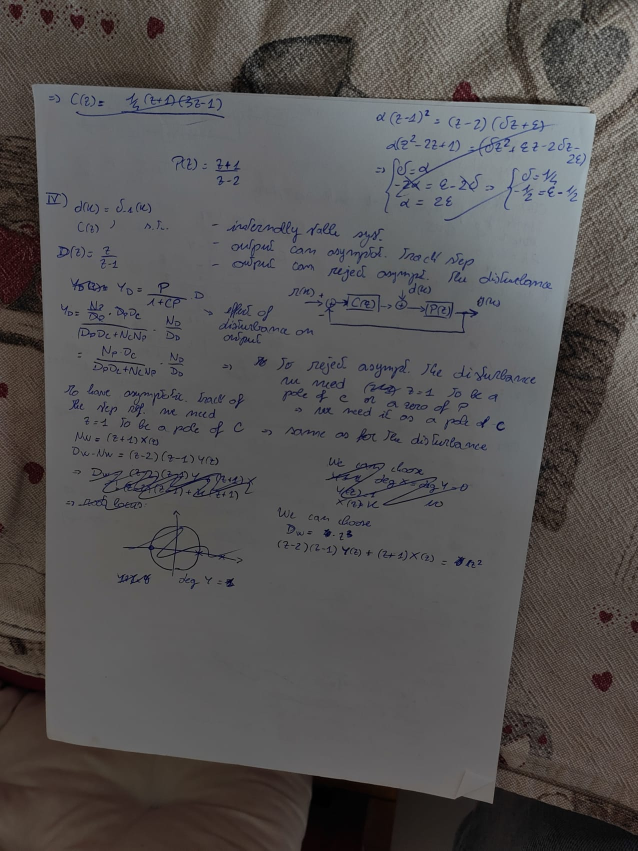
//> input picture CV_proposal/1_proposal/Input/img_10.jpg, 1276 x 1701 px (shown at 1/2 size)
$ ./Harris ../../CV_proposal/1_proposal/Input/img_10.jpg   (built with g++ and OpenCV 4)
//> lines starting //> are read from the running program, lines starting //| are printed output that depends on the picture; after the words box and inside, x2 and y2 are one past the last pixel; in counts of white or black regions, pixels touching at a corner belong together
#include <opencv2/opencv.hpp>
#include <iostream>
#include <vector>
#include <algorithm>
#include <cmath>

using namespace cv;
using namespace std;

// Funzione per trovare intersezione di due linee in formato (rho, theta)
bool intersection(const Vec2f &line1, const Vec2f &line2, Point2f &pt, Size imgSize) {
    double rho1 = line1[0], theta1 = line1[1];
    double rho2 = line2[0], theta2 = line2[1];

    double det = cos(theta1) * sin(theta2) - sin(theta1) * cos(theta2);
    if (fabs(det) < 1e-10) return false; // linee parallele

    double x = (sin(theta2) * rho1 - sin(theta1) * rho2) / det;
    double y = (-cos(theta2) * rho1 + cos(theta1) * rho2) / det;

    if (x < 0 || x >= imgSize.width || y < 0 || y >= imgSize.height)
        return false;

    pt = Point2f((float)x, (float)y);
    return true;
}

int main(int argc, char** argv) {
    if (argc < 2) {
        cout << "Uso: " << argv[0] << " <immagine>" << endl;
        return -1;
    }

    string imagePath = argv[1];
    Mat image = imread(imagePath);
//> image is the input picture: 1701 rows x 1276 cols, CV_8UC3; mean B, G, R 83.7, 84.1, 86.6
    if (image.empty()) {
        cout << "Errore caricamento immagine!" << endl;
        return -1;
    }

    Mat original = image.clone();

    // Ridimensionamento iniziale
    Mat resized;
    resize(image, resized, Size(480, 720));
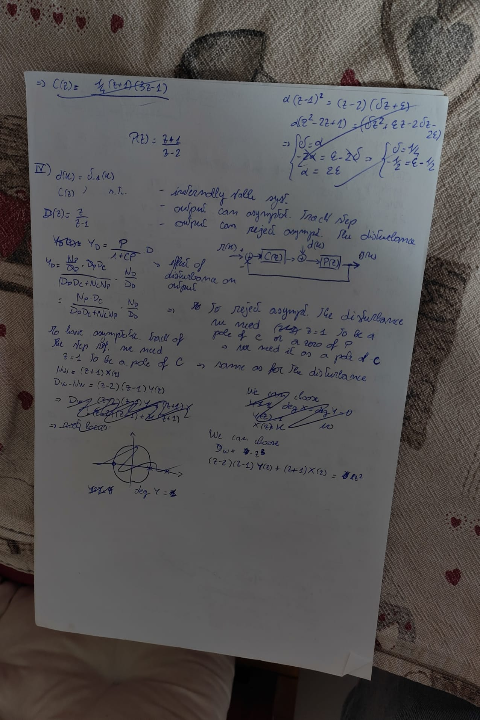
//> resized: 720 rows x 480 cols, CV_8UC3; mean B, G, R 83.7, 84, 86.6

    // Grayscale
    Mat grayscale, equalized, blurred;
    cvtColor(resized, grayscale, COLOR_BGR2GRAY);
    GaussianBlur(grayscale, blurred, Size(5,5), 0);
    imshow("grayscale", blurred);
    waitKey(0);

    Mat sharpened, mask, grad_x, grad_y, abs_grad_x, abs_grad_y, grad;

    // [59 lines of commented-out code are left out]
    Mat canny;
    Canny(blurred, canny, 80, 200);
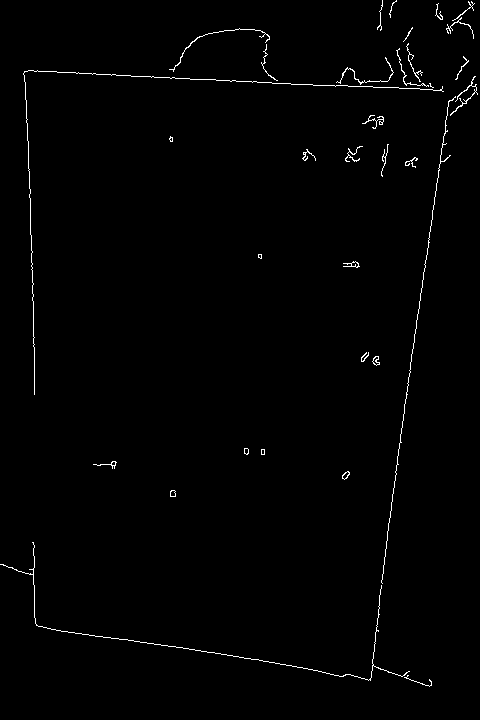
//> canny: 720 rows x 480 cols, CV_8UC1; 0.96% white in thin lines or dots
    imshow("Canny", canny);
    waitKey(0);

    // Hough Transform
    vector<Vec2f> lines;
    HoughLines(canny, lines, 1, CV_PI/180, 90); // rho, theta, soglia
//> lines = 13 lines (rho, theta), first 12: [457, 0.14], [68, 1.62], [-22, 3.11], [450, 0.12], [616, 1.71], [611, 1.73], [73, 1.61], [-27, 3.12], [605, 1.75], [34, 0], [-20, 3.09], [440, 0.1]

    // Disegna linee trovate (debug)
    Mat lineImg = resized.clone();
    for (size_t i = 0; i < lines.size(); i++) {
        float rho = lines[i][0], theta = lines[i][1];
        Point pt1, pt2;
        double a = cos(theta), b = sin(theta);
        double x0 = a * rho, y0 = b * rho;
        pt1.x = cvRound(x0 + 1000 * (-b));
        pt1.y = cvRound(y0 + 1000 * (a));
        pt2.x = cvRound(x0 - 1000 * (-b));
        pt2.y = cvRound(y0 - 1000 * (a));
        line(lineImg, pt1, pt2, Scalar(0, 0, 255), 2, LINE_AA);
    }
//> this loop made 13 passes
//> (rho, theta, a, b, x0, y0) on passes 1 to 12: (457, 0.14, 0.99, 0.139, 452.6, 63.6), (68, 1.62, -0.0523, 0.999, -3.56, 67.91), (-22, 3.11, -0.999, 0.0349, 21.99, -0.768), (450, 0.122, 0.993, 0.122, 446.6, 54.84), (616, 1.71, -0.139, 0.99, -85.73, 610), (611, 1.73, -0.156, 0.988, -95.58, 603.5), (73, 1.61, -0.0349, 0.999, -2.55, 72.96), (-27, 3.12, -1, 0.0175, 27, -0.471), (605, 1.75, -0.174, 0.985, -105.1, 595.8), (34, 0, 1, 0, 34, 0), (-20, 3.09, -0.999, 0.0523, 19.97, -1.05), (440, 0.105, 0.995, 0.105, 437.6, 45.99)
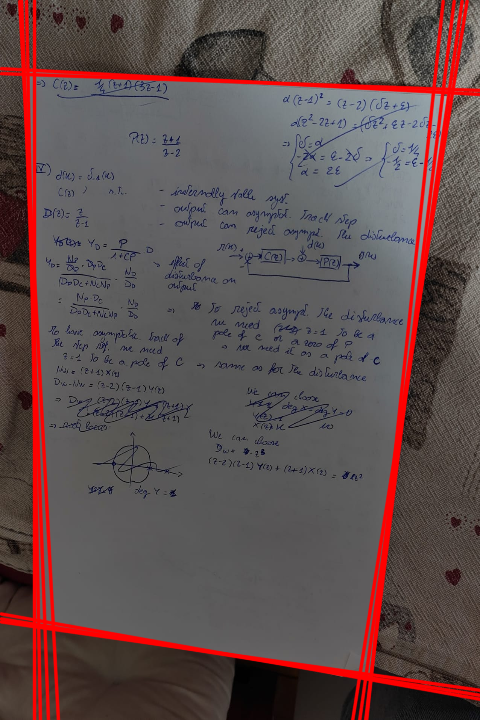
//> lineImg: 720 rows x 480 cols, CV_8UC3; 7.94% of pixels changed, all inside (x1, y1, x2, y2) = (0, 0, 480, 720)
    imshow("Hough Lines", lineImg);
    waitKey(0);

    // Calcola intersezioni
    vector<Point2f> corners;
    for (size_t i = 0; i < lines.size(); i++) {
        for (size_t j = i+1; j < lines.size(); j++) {
            Point2f pt;
            if (intersection(lines[i], lines[j], pt, resized.size())) {
                corners.push_back(pt);
            }
        }
    }
//> this loop made 13 passes
//> after the loop, corners = 56 Points (x, y), first 12: [448.6, 91.6], [397.3, 456.8], [366.8, 673.6], [366.4, 676.6], [449, 88.72], [366.1, 678.9], [385.9, 538.1], [420.1, 294.5], [24.44, 69.37], [442.2, 91.27], [283.1, 82.93], [28.22, 69.57]

    if (corners.size() < 4) {
        cout << "Documento non rilevato." << endl;
        waitKey(0);
        return -1;
    }

    // Prendi i 4 punti estremi (bounding box convesso)
    RotatedRect box = minAreaRect(corners);
//> box = centre (200, 355), size (596.5, 427.6), angle -82.1
    Point2f rectPts[4];
    box.points(rectPts);
//> rectPts = 4 Points (x, y): [371, 679.8], [-52.63, 621.2], [29.06, 30.29], [452.7, 88.85]

    for (int i = 0; i < 4; i++) {
        line(resized, rectPts[i], rectPts[(i+1)%4], Scalar(0,255,0), 3);
        circle(resized, rectPts[i], 8, Scalar(255,0,0), -1);
    }
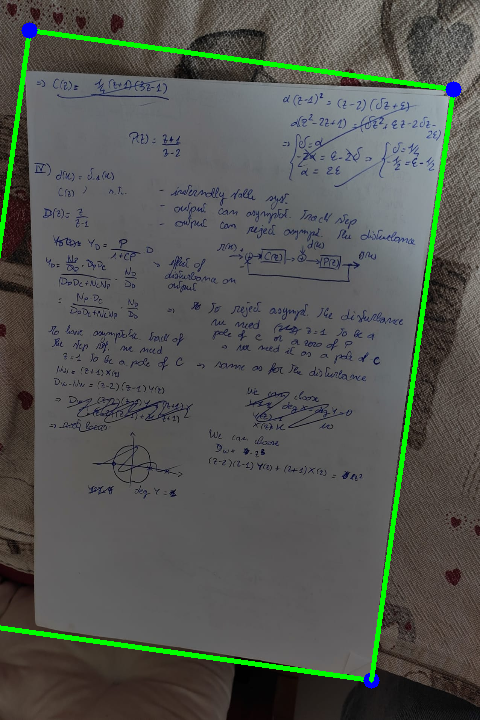
//> resized: 720 rows x 480 cols, CV_8UC3; 2.41% of pixels changed, all inside (x1, y1, x2, y2) = (0, 22, 462, 689)

    imshow("Detected Document", resized);
    waitKey(0);
    destroyAllWindows();

    return 0;
}

$ run again, on CV_proposal/1_proposal/Input/img_9.jpg
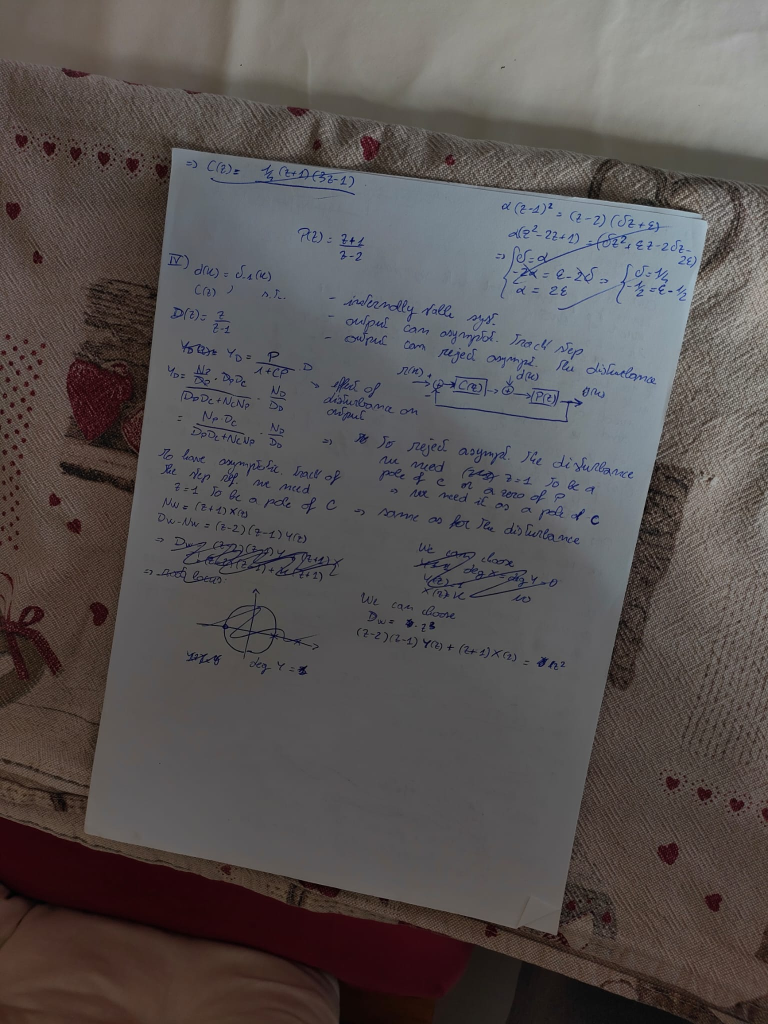
//> input picture CV_proposal/1_proposal/Input/img_9.jpg, 1536 x 2048 px (shown at 1/2 size)
//> image is the input picture: 2048 rows x 1536 cols, CV_8UC3; mean B, G, R 82.2, 83.2, 88.7
//> `Canny(blurred, canny, 80, 200);`:
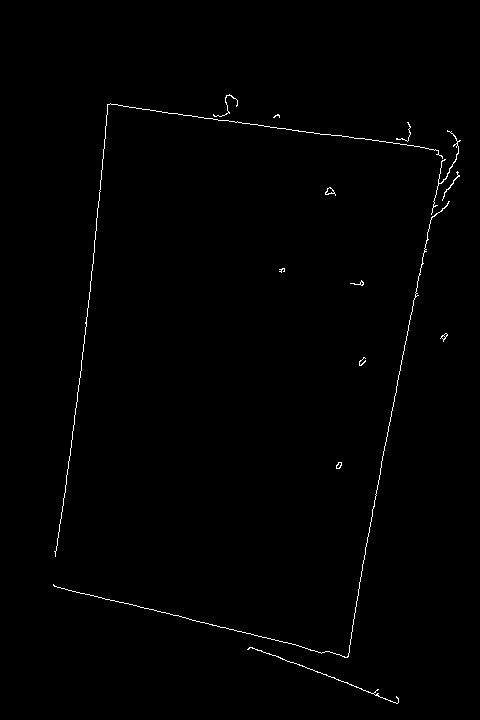
//> canny: 720 rows x 480 cols, CV_8UC1; 0.65% white in thin lines or dots, all inside (x1, y1, x2, y2) = (53, 94, 461, 704)
//> lines = 12 lines (rho, theta): [463, 0.19], [119, 0.1], [88, 1.71], [124, 0.12], [467, 0.21], [132, 0.14], [554, 1.82], [456, 0.17], [93, 1.69], [116, 0.09], [446, 0.16], [561, 1.8]
//> the loop `for (size_t i = 0; i < lines.size(); i++)` made 12 passes
//> (rho, theta, a, b, x0, y0) on passes 1 to 8: (463, 0.192, 0.982, 0.191, 454.5, 88.34), (119, 0.105, 0.995, 0.105, 118.3, 12.44), (88, 1.71, -0.139, 0.99, -12.25, 87.14), (124, 0.122, 0.993, 0.122, 123.1, 15.11), (467, 0.209, 0.978, 0.208, 456.8, 97.09), (132, 0.14, 0.99, 0.139, 130.7, 18.37), (554, 1.82, -0.242, 0.97, -134, 537.5), (456, 0.175, 0.985, 0.174, 449.1, 79.18)
//> the loop `for (size_t i = 0; i < lines.size(); i++)` made 12 passes
//> after the loop `for (size_t i = 0; i < lines.size(); i++)`: corners = 46 Points (x, y), first 12: [442.3, 151], [410, 317.3], [344, 656.7], [378.7, 478.1], [442.9, 148.1], [363.1, 558.6], [344.3, 655.2], [108.7, 104.1], [88.29, 298.4], [79.19, 385], [58.12, 585.5], [108.4, 107]
//> box = centre (229.3, 370.7), size (518.6, 340.8), angle -79.1
//> rectPts = 4 Points (x, y): [347.4, 657.6], [12.79, 592.9], [111.3, 83.73], [445.9, 148.4]
//> after the loop `for (int i = 0; i < 4; i++)`:
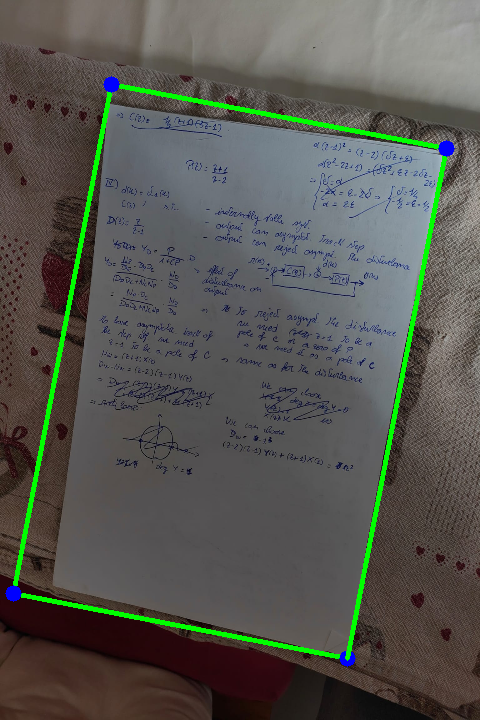
//> resized: 720 rows x 480 cols, CV_8UC3; mean B, G, R 81.4, 87.6, 86.9
